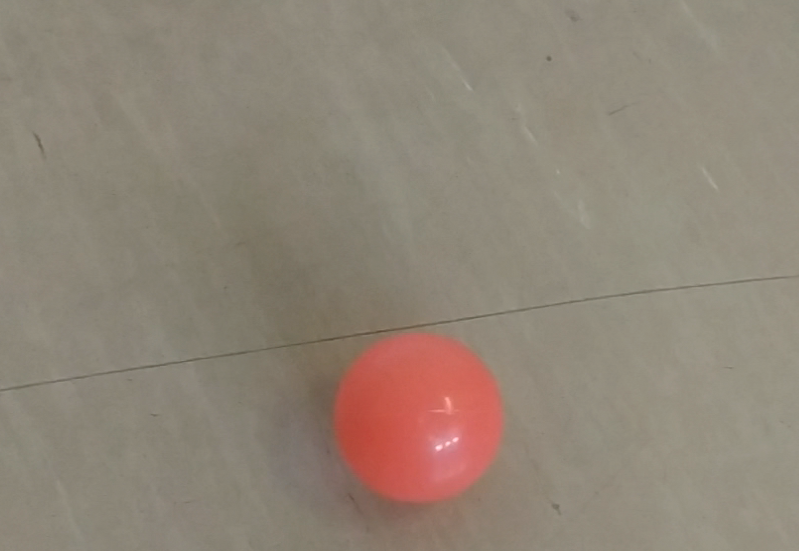
#> input picture center-finding/ball.png, 799 x 551 px
$ python finder-picture.py --input_image ball.png   (older library calls are emulated)
#> lines starting #> are read from the running program, lines starting #| are printed output that depends on the picture; after the words box and inside, x2 and y2 are one past the last pixel; in counts of white or black regions, pixels touching at a corner belong together
import argparse

import cv2
import numpy as np


def nothing(x):
    pass


def main(args):
    img = cv2.imread(args.input_image)
#> img is the input picture: shape (551, 799, 3); mean B, G, R 118.8, 132.8, 144.2
    if img is None:
        print(f'Unable to load image at {args.input_image}')

    hsv = cv2.cvtColor(img, cv2.COLOR_BGR2HSV)
#> hsv: shape (551, 799, 3); mean H, S, V 20.4, 43.1, 144.2

    lower_bound = np.array([0, 50, 50])
    upper_bound = np.array([10, 255, 255])

    mask = cv2.inRange(hsv, lower_bound, upper_bound)
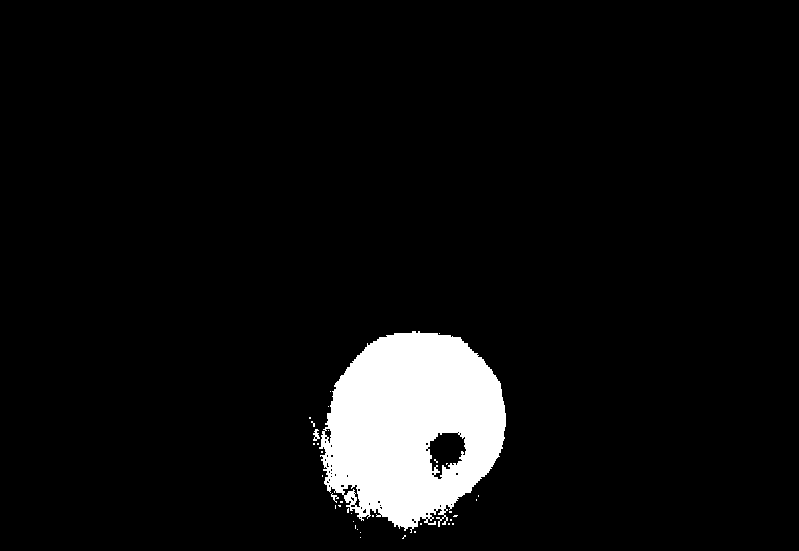
#> mask: shape (551, 799); 6% white; 36 white regions (33 under 20 px), largest, box (x1, y1, x2, y2) and area: (319, 331, 506, 533) 26259, (313, 429, 320, 441) 47, (331, 493, 339, 503) 29
    mask = cv2.erode(mask, cv2.getStructuringElement(cv2.MORPH_ELLIPSE, (7, 7)))
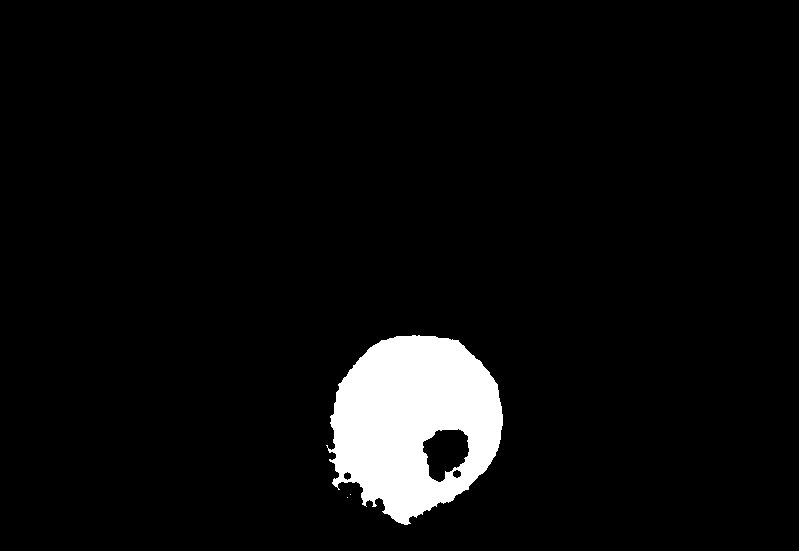
#> mask: shape (551, 799); 5.1% white; 3 white regions (2 under 20 px), largest, box (x1, y1, x2, y2) and area: (326, 335, 503, 525) 22535
    mask = cv2.dilate(mask, cv2.getStructuringElement(cv2.MORPH_ELLIPSE, (14, 14)))
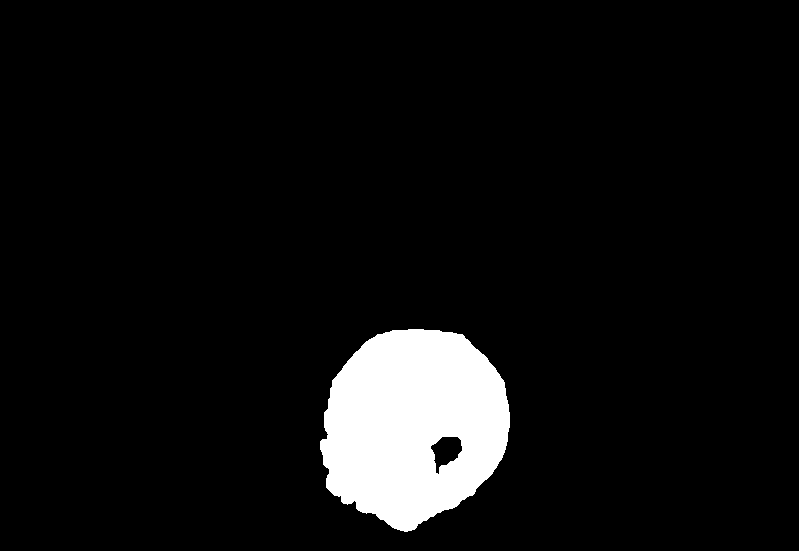
#> mask: shape (551, 799); 6.5% white; 1 white region, box (x1, y1, x2, y2) and area: (320, 329, 510, 532) 28466

    edges = cv2.Sobel(img,cv2.CV_64F,1,0,ksize=5)
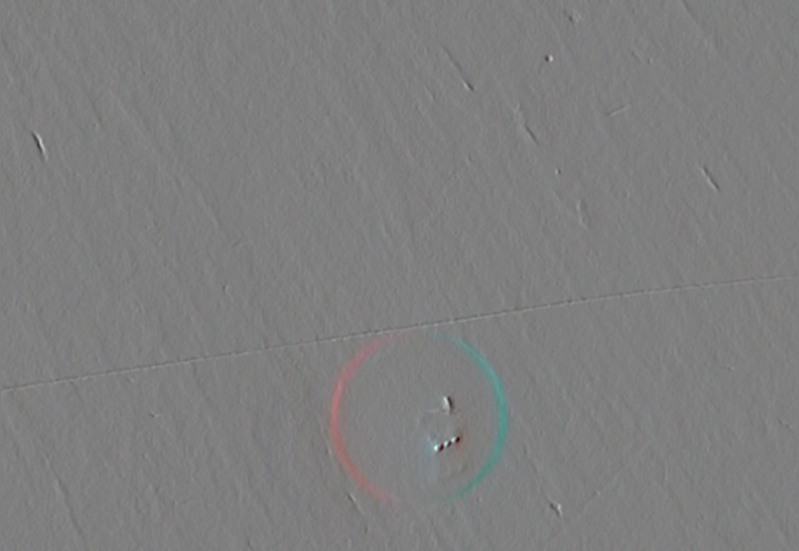
#> edges: shape (551, 799, 3) float64; mean B, G, R 1.4, 1.6, 1.5; drawn with min black and max white


    cv2.imshow("Ball Tracking", edges)
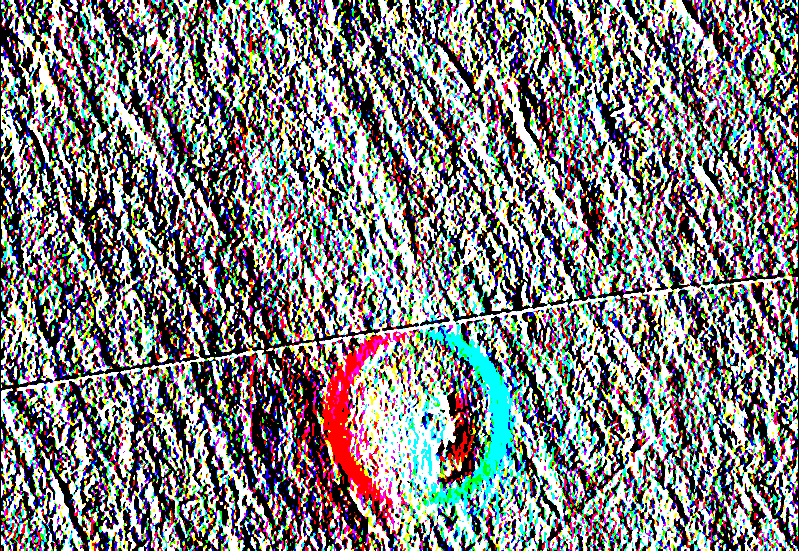
#> window 'Ball Tracking': shape (551, 799, 3); mean B, G, R 128.8, 129, 128.7
    cv2.waitKey(0)

    # [7 lines of commented-out code are left out]
    cv2.destroyAllWindows()


def parse_arguments():
    parser = argparse.ArgumentParser(description=('Script for finding center of a circle.'))
    parser.add_argument('-i',
                        '--input_image',
                        type=str,
                        required=True,
                        help='A image file that will be processed.')
    return parser.parse_args()


if __name__ == '__main__':
    main(parse_arguments())
